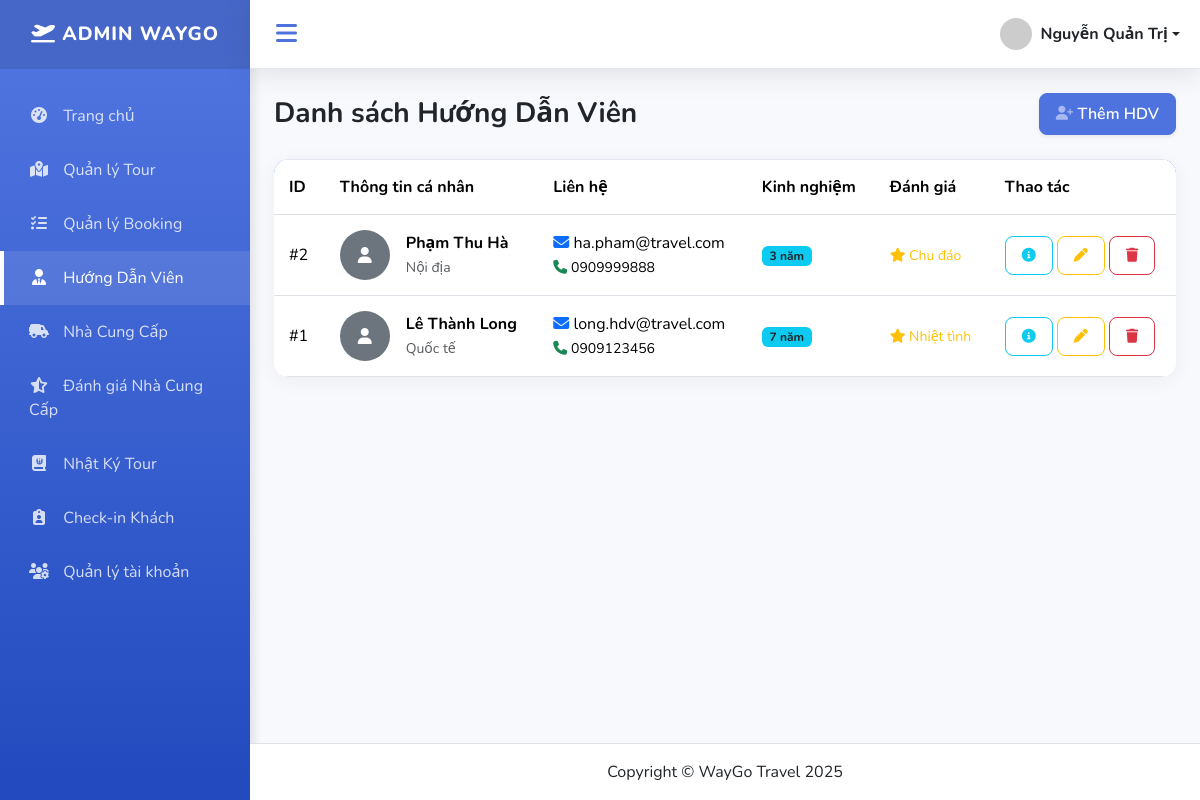
Page /index.php?action=hdv_list (signed in) on the committed database.
### tables this page shows
CREATE TABLE `huong_dan_viens` (
  `id` int NOT NULL,
  `ho_ten` varchar(255) NOT NULL,
  `avatar` varchar(255) DEFAULT NULL,
  `ngay_sinh` date DEFAULT NULL,
  `so_dien_thoai` varchar(20) DEFAULT NULL,
  `email` varchar(100) DEFAULT NULL,
  `chung_chi` varchar(255) DEFAULT NULL,
  `ngon_ngu` varchar(100) DEFAULT NULL,
  `kinh_nghiem_nam` int DEFAULT NULL,
  `loai_hdv` enum('Nội địa','Quốc tế') DEFAULT NULL,
  `suc_khoe` varchar(50) DEFAULT NULL,
  `danh_gia` varchar(255) DEFAULT NULL
);

### controllers/HuongDanVienController.php (called while the page is built, shortened)
<?php
class HuongDanVienController
{
    private $model;
    public function __construct()
    {
        $this->model = new HuongDanVienModel();
    }
    public function listHDV()
    {
        $hdvs = $this->model->getAllHDV();
        include PATH_VIEW . 'admin/huong_dan_vien/hdv_list.php';
    }
}

### index.php (called while the page is built, shortened)
<?php
spl_autoload_register(function ($class) {
    $fileName = "$class.php";
    $fileModel              = PATH_MODEL . $fileName;
});
require_once './routes/index.php';

### models/BaseModel.php (called while the page is built, shortened)
<?php
class BaseModel
{
    public function __construct()
    {
        $dsn = sprintf('mysql:host=%s;port=%s;dbname=%s;charset=utf8', DB_HOST, DB_PORT, DB_NAME);
        try {
            $this->pdo = new PDO($dsn, DB_USERNAME, DB_PASSWORD, DB_OPTIONS);
        } catch (PDOException $e) {
            die("Kết nối cơ sở dữ liệu thất bại: {$e->getMessage()}. Vui lòng thử lại sau.");
        }
    }
}

### models/HuongDanVienModel.php (called while the page is built, shortened)
<?php
class HuongDanVienModel extends BaseModel
{
    protected $table = 'huong_dan_viens';
    public function getAllHDV()
    {
        $sql = "SELECT * FROM $this->table ORDER BY id DESC";
        $stmt = $this->pdo->prepare($sql);
        $stmt->execute();
        return $stmt->fetchAll(PDO::FETCH_OBJ);
    }
}

### views/admin/huong_dan_vien/hdv_list.php (the view, shortened to what this page needs)
<?php include PATH_VIEW . 'layouts/header.php'; ?>
<div class="d-flex justify-content-between align-items-center mb-4">
    <h1 class="h3 mb-0 text-gray-800 fw-bold">Danh sách Hướng Dẫn Viên</h1>
    <a href="index.php?action=hdv_add" class="btn btn-primary shadow-sm">
        <i class="fa-solid fa-user-plus fa-sm text-white-50"></i> Thêm HDV
    </a>
</div>
<div class="card card-modern">
    <div class="card-body p-0">
        <div class="table-responsive">
            <table class="table table-modern table-hover align-middle mb-0">
                <thead>
                    <tr>
                        <th>ID</th>
                        <th>Thông tin cá nhân</th>
                        <th>Liên hệ</th>
                        <th>Kinh nghiệm</th>
                        <th>Đánh giá</th>
                        <th>Thao tác</th>
                    </tr>
                </thead>
                <tbody>
                    <?php if (!empty($hdvs)): ?>
                        <?php foreach ($hdvs as $hdv): ?>
                            <tr>
                                <td>#<?= $hdv->id ?></td>
                                <td>
                                    <div class="d-flex align-items-center">
                                        <?php if (!empty($hdv->avatar)): ?>
                                            <img src="<?= htmlspecialchars($hdv->avatar ?? '') ?>"
                                                class="rounded-circle me-3 border"
                                                width="50" height="50" style="object-fit: cover;">
                                        <?php else: ?>
                                            <div class="rounded-circle me-3 bg-secondary text-white d-flex align-items-center justify-content-center"
                                                style="width:50px; height:50px;">
                                                <i class="fa-solid fa-user"></i>
                                            </div>
                                        <?php endif; ?>
                                        <div>
                                            <div class="fw-bold"><?= htmlspecialchars($hdv->ho_ten ?? '') ?></div>
                                            <small class="text-muted"><?= htmlspecialchars($hdv->loai_hdv ?? '') ?></small>
                                        </div>
                                    </div>
                                </td>
                                <td>
                                    <div>
                                        <i class="fa-solid fa-envelope text-primary"></i>
                                        <?= htmlspecialchars($hdv->email ?? '') ?>
                                    </div>
                                    <small>
                                        <i class="fa-solid fa-phone text-success"></i>
                                        <?= htmlspecialchars($hdv->so_dien_thoai ?? '') ?>
                                    </small>
                                </td>
                                <td>
                                    <span class="badge bg-info text-dark">
                                        <?= htmlspecialchars($hdv->kinh_nghiem_nam ?? '') ?> năm
                                    </span><br>
                                </td>
                                <td>
                                    <div class="text-warning small">
                                        <i class="fa-solid fa-star"></i>
                                        <?= htmlspecialchars($hdv->danh_gia ?? '') ?>
                                    </div>
                                </td>
                                <td>
                                    <a href="index.php?action=hdv_detail&id=<?= $hdv->id ?>"
                                        class="btn btn-sm btn-outline-info">
                                        <i class="fa-solid fa-circle-info"></i>
                                    </a>
                                    <a href="index.php?action=hdv_edit&id=<?= $hdv->id ?>"
                                        class="btn btn-sm btn-outline-warning">
                                        <i class="fa-solid fa-pen"></i>
                                    </a>
                                    <a href="index.php?action=hdv_delete&id=<?= $hdv->id ?>"
                                        class="btn btn-sm btn-outline-danger"
                                        onclick="return confirm('Xóa HDV này?')">
                                        <i class="fa-solid fa-trash"></i>
                                    </a>
                                </td>
                            </tr>
                        <?php endforeach; ?>
                    <?php endif; ?>
                </tbody>
            </table>
        </div>
    </div>
</div>
<?php include PATH_VIEW . 'layouts/footer.php'; ?>

### assets/css/dashboard.css (style rules this page uses)
:root { --primary-color: #4e73df; --secondary-color: #858796; --success-color: #1cc88a; --info-color: #36b9cc; --warning-color: #f6c23e; --danger-color: #e74a3b; --dark-bg: #222e3c; --light-bg: #f8f9fc; --sidebar-width: 250px; --sidebar-collapsed-width: 70px; --transition-speed: 0.3s; }
body { background-color: var(--light-bg); font-family: 'Nunito', 'Segoe UI', sans-serif; overflow-x: hidden; }
.card-modern { border: none; border-radius: 15px; box-shadow: 0 4px 20px rgba(0, 0, 0, 0.05); transition: transform 0.3s ease; background: #fff; overflow: hidden; height: auto !important; min-height: 0; }
.table-modern { background: #fff; border-radius: 10px; overflow: hidden; box-shadow: 0 0 20px rgba(0,0,0,0.05); width: 100%; margin-bottom: 1rem; color: #212529; }
.table-modern thead { background-color: var(--primary-color); color: white; }
.table-modern th, .table-modern td { padding: 15px; vertical-align: middle; border-top: 1px solid #e3e6f0; }
.btn { border-radius: 8px; padding: 8px 16px; font-weight: 600; transition: all 0.3s; }
.btn-primary { background-color: var(--primary-color); border-color: var(--primary-color); }

### rows in the picture
huong_dan_viens: id "2", ho_ten "Phạm Thu Hà", loai_hdv "Nội địa", email "ha.pham@travel.com", so_dien_thoai "0909999888", kinh_nghiem_nam "3", danh_gia "Chu đáo"
huong_dan_viens: id "1", ho_ten "Lê Thành Long", loai_hdv "Quốc tế", email "long.hdv@travel.com", so_dien_thoai "0909123456", kinh_nghiem_nam "7", danh_gia "Nhiệt tình"

### other values in the picture
$_SESSION['user_name'] "Nguyễn Quản Trị"
